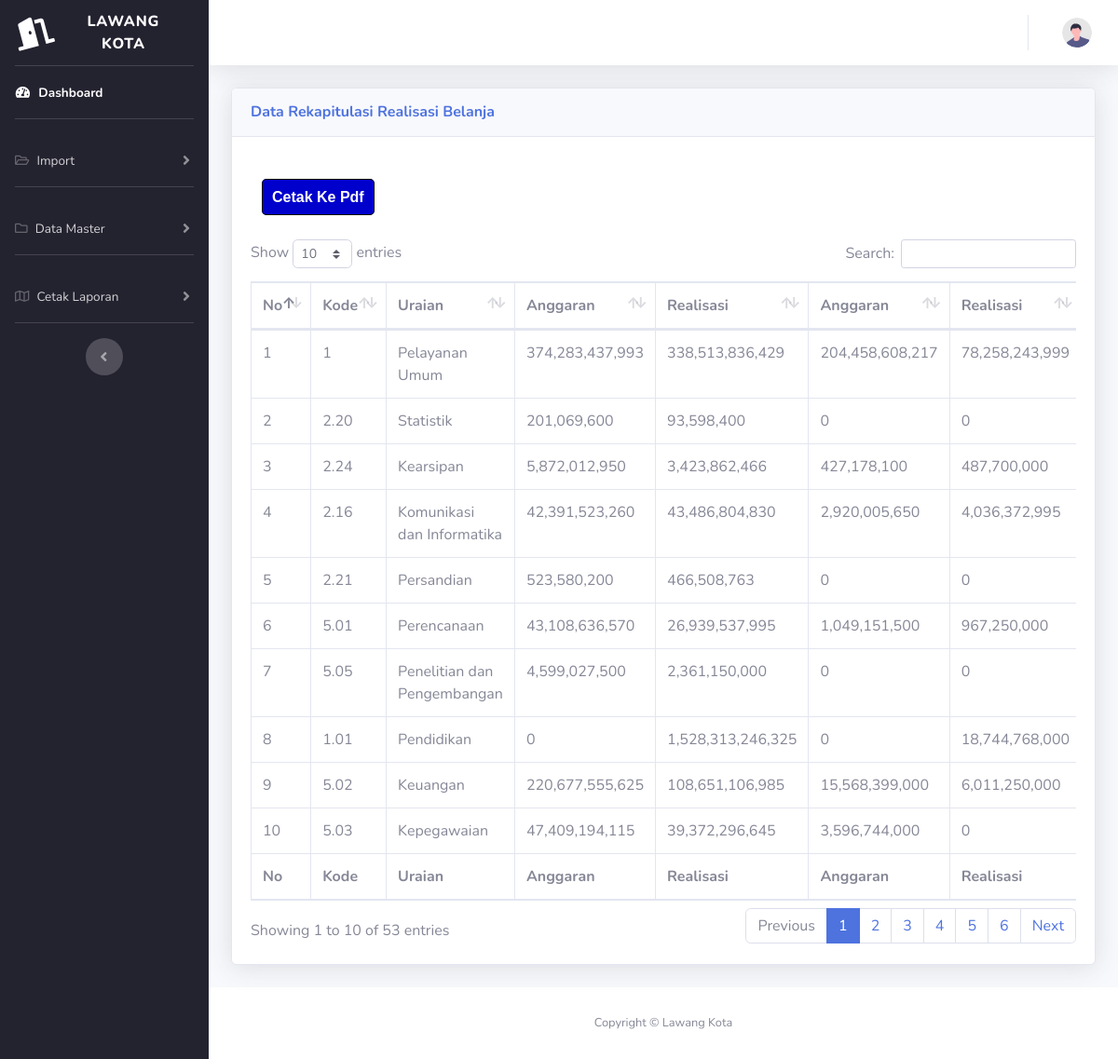
Page /rrb.php on the committed database.
### tables this page shows
CREATE TABLE `urusan_mapping` (
  `nomor` int(11) NOT NULL,
  `urusan` varchar(50) NOT NULL,
  `lvl` varchar(50) NOT NULL,
  `nm_urusan` varchar(100) NOT NULL,
  `tipe` varchar(50) NOT NULL
);

### rrb.php (the view, shortened to what this page needs)
<!DOCTYPE html>
<html lang="en">
<head>
  <link href="vendor/fontawesome-free/css/all.min.css" rel="stylesheet" type="text/css" />
  <link href="css/sb-admin-2.min.css" rel="stylesheet" />
  <link href="vendor/datatables/dataTables.bootstrap4.min.css" rel="stylesheet" />
</head>
<body id="page-top">
  <div id="wrapper">
    <ul style="background-color:#23222f;" class="navbar-nav sidebar sidebar-dark accordion" id="accordionSidebar">
      <a class="sidebar-brand d-flex align-items-center justify-content-center" href="index.php">
        <div class="sidebar-brand-icon rotate-n-15">
          <i class="fas fa-door-open"></i>
        </div>
        <div class="sidebar-brand-text mx-3">Lawang Kota<sup></sup></div>
      </a>
      <hr class="sidebar-divider my-0" />
      <li class="nav-item active">
        <a class="nav-link" href="index.php">
          <i class="fas fa-fw fa-tachometer-alt"></i>
          <span>Dashboard</span></a>
      </li>
      <hr class="sidebar-divider" />
      <li class="nav-item">
        <a class="nav-link collapsed" href="#" data-toggle="collapse" data-target="#collapseTwo" aria-expanded="true" aria-controls="collapseTwo">
          <i class="far fa-folder-open"></i>
          <span>Import</span>
        </a>
      </li>
      <hr class="sidebar-divider" />
      <li class="nav-item">
        <a class="nav-link collapsed" href="#" data-toggle="collapse" data-target="#collapseTwo2" aria-expanded="true" aria-controls="collapseTwo">
          <i class="far fa-folder"></i>
          <span>Data Master</span>
        </a>
      </li>
      <hr class="sidebar-divider" />
      <li class="nav-item">
        <a class="nav-link collapsed" href="#" data-toggle="collapse" data-target="#collapseTwo1" aria-expanded="true" aria-controls="collapseTwo">
          <i class="far fa-map"></i>
          <span>Cetak Laporan</span>
        </a>
      </li>
      <hr class="sidebar-divider d-none d-md-block" />
      <div class="text-center d-none d-md-inline">
        <button class="rounded-circle border-0" id="sidebarToggle"></button>
      </div>
    </ul>
    <div id="content-wrapper" class="d-flex flex-column">
      <div id="content">
        <nav class="navbar navbar-expand navbar-light bg-white topbar mb-4 static-top shadow">
          <ul class="navbar-nav ml-auto">
            <li class="nav-item dropdown no-arrow">
              <a class="nav-link dropdown-toggle" href="#" id="userDropdown" role="button" data-toggle="dropdown" aria-haspopup="true" aria-expanded="false">
                <img class="img-profile rounded-circle" src="img/undraw_profile.svg" />
              </a>
            </li>
          </ul>
        </nav>
        <div class="container-fluid">
          <div class="card shadow mb-4">
            <div class="card-header py-3">
              <h6 class="m-0 font-weight-bold text-primary">Data Rekapitulasi Realisasi Belanja</h6>
            </div>
            <div class="card-body">
              <div style="margin: auto; width: 1183px; padding-top: 20px; padding-bottom: 20px;">
                <div class="col-auto">
                  <a class="pdf" href="lap_rrb.php" Target="_blank">Cetak Ke Pdf</a>
                </div>
              </div>
              <div class="table-responsive">
                <table class="table table-bordered" id="dataTable" width="100%" cellspacing="0">
                  <thead>
                    <tr>
                      <th style='width: 3%;'>No</th>
                      <th>Kode</th>
                      <th>Uraian</th>
                      <th>Anggaran</th>
                      <th>Realisasi</th>
                      <th>Anggaran</th>
                      <th>Realisasi</th>
                    </tr>
                  </thead>
                  <?php
                  include "koneksi.php";
                  $ambildata = mysqli_query($conn, "
                                    SELECT a.nomor,a.lvl,a.urusan,a.nm_urusan,b.urusan
                                    ,SUM(c.op_ang) op_ang,SUM(c.op_real) op_real,SUM(c.m_ang) m_ang,SUM(c.m_real) m_real,SUM(c.tt_ang) tt_ang
                                    ,SUM(c.tt_real) tt_real,SUM(c.tf_ang) tf_ang,SUM(c.tf_real) tf_real
                                    FROM urusan_mapping a
                                    LEFT JOIN skpd b ON a.urusan = b.urusan
                                    LEFT JOIN data_lra c ON b.urusan = c.urusan AND b.kd_skpd = c.kd_skpd
                                    GROUP BY a.nomor,a.urusan,a.nm_urusan,b.urusan,a.lvl
                                    ORDER BY a.lvl");
                  while ($tampil = mysqli_fetch_array($ambildata)) {
                    echo "
                                            <tr>
                                            <td>$tampil[nomor]</td>
                                            <td>$tampil[urusan]</td>
                                            <td>$tampil[nm_urusan]</td>
                                            <td type='number'> " . number_format($tampil['op_ang']) . "</td>
                                            <td type='number'> " . number_format($tampil['op_real']) . "</td>
                                            <td type='number'> " . number_format($tampil['m_ang']) . " </td>
                                            <td type='number'> " . number_format($tampil['m_real']) . " </td>
                                            <td type='number'> " . number_format($tampil['tt_ang']) . " </td>
                                            <td type='number'> " . number_format($tampil['tt_real']) . " </td>
                                            <td type='number'> " . number_format($tampil['tf_ang']) . " </td>
                                            <td type='number'> " . number_format($tampil['tf_real']) . " </td>
                                            </tr>";
                  }
                  ?>
                  <tfoot>
                    <tr>
                      <th style='width: 3%;'>No</th>
                      <th>Kode</th>
                      <th>Uraian</th>
                      <th>Anggaran</th>
                      <th>Realisasi</th>
                      <th>Anggaran</th>
                      <th>Realisasi</th>
                    </tr>
                  </tfoot>
                </table>
              </div>
            </div>
          </div>
        </div>
      </div>
      <footer class="sticky-footer bg-white">
        <div class="container my-auto">
          <div class="copyright text-center my-auto">
            <span>Copyright &copy; Lawang Kota</span>
          </div>
        </div>
      </footer>
    </div>
  </div>
</body>
</html>

### rrb.php (style rules this page uses)
.pdf { text-decoration: none; color: white; background-color: mediumblue; font-family: arial; font-weight: bold; border: 1px solid black; line-height: 50px; margin: auto; padding: 10px; border-radius: 5px; }

### rows in the picture
urusan_mapping: nomor "1", tampil "1", nm_urusan "Pelayanan Umum", op_ang "374,283,437,993", op_real "338,513,836,429", m_ang "204,458,608,217", m_real "78,258,243,999"
urusan_mapping: nomor "8", tampil "1.01", nm_urusan "Pendidikan", op_ang "0", op_real "1,528,313,246,325", m_ang "0", m_real "18,744,768,000"
urusan_mapping: nomor "4", tampil "2.16", nm_urusan "Komunikasi dan Informatika", op_ang "42,391,523,260", op_real "43,486,804,830", m_ang "2,920,005,650", m_real "4,036,372,995"
urusan_mapping: nomor "3", tampil "2.24", nm_urusan "Kearsipan", op_ang "5,872,012,950", op_real "3,423,862,466", m_ang "427,178,100", m_real "487,700,000"
urusan_mapping: nomor "7", tampil "5.05", nm_urusan "Penelitian dan Pengembangan", op_ang "4,599,027,500", op_real "2,361,150,000", m_ang "0", m_real "0"
urusan_mapping: nomor "5", tampil "2.21", nm_urusan "Persandian", op_ang "523,580,200", op_real "466,508,763", m_ang "0", m_real "0"
urusan_mapping: nomor "10", tampil "5.03", nm_urusan "Kepegawaian", op_ang "47,409,194,115", op_real "39,372,296,645", m_ang "3,596,744,000", m_real "0"
urusan_mapping: nomor "2", tampil "2.20", nm_urusan "Statistik", op_ang "201,069,600", op_real "93,598,400", m_ang "0", m_real "0"
urusan_mapping: nomor "9", tampil "5.02", nm_urusan "Keuangan", op_ang "220,677,555,625", op_real "108,651,106,985", m_ang "15,568,399,000", m_real "6,011,250,000"
urusan_mapping: nomor "6", tampil "5.01", nm_urusan "Perencanaan", op_ang "43,108,636,570", op_real "26,939,537,995", m_ang "1,049,151,500", m_real "967,250,000"
